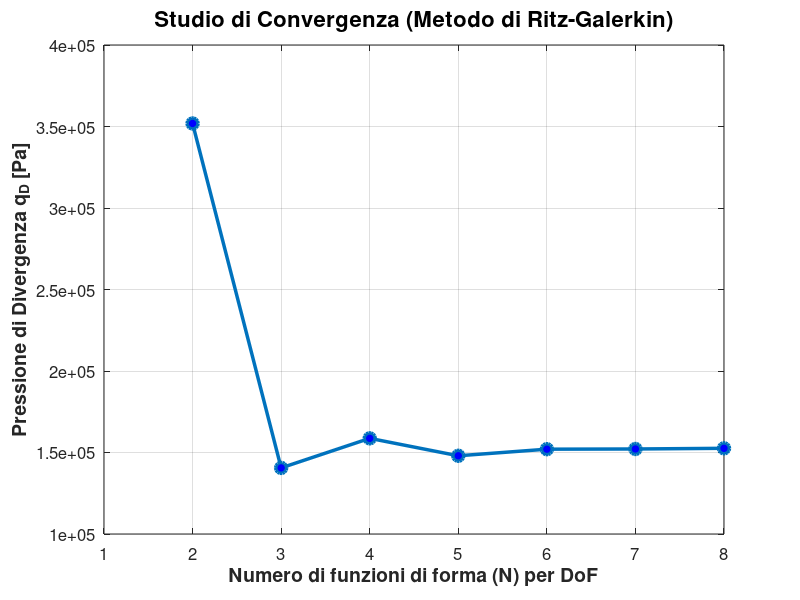

Here is the MATLAB script that generated this plot:
% =========================================================================
% Assignment 1 - Punto 1.e: Studio di Convergenza Ritz-Galerkin
% =========================================================================
clear; clc; close all;

%% 1. Parametri di input (Dati dal problema)
EJ = 1e7;              % [Nm^2] Rigidezza flessionale
GJ = 1e6;              % [Nm^2] Rigidezza torsionale
EA = 1e8;              % [N] Rigidezza assiale puntone
C_Lalpha = 2*pi;       % [-] Pendenza retta portanza
b = 14;                % [m] Apertura alare
c = 1;                 % [m] Corda
e = c/4;               % [m] Distanza AC-EA (Positivo se AC avanti a EA)
gamma = 15 * pi/180;   % [rad] Angolo del puntone
xB = -0.33;                % [m] Posizione della cerniera B (Da adattare se diverso)

% Calcolo rigidezza equivalente del puntone lungo l'asse z
L_strut = (b/2) / cos(gamma);            % Lunghezza fisica del puntone
k_eq_z = (EA / L_strut) * sin(gamma)^2;  % Rigidezza trasversale equivalente

%% 2. Impostazioni dello studio di convergenza
N_max = 8; % Numero massimo di funzioni di forma da testare (per w e per theta)
qD_history = zeros(1, N_max); % Vettore per salvare le pressioni di divergenza
N_values = 1:N_max;

%% 3. Ciclo Iterativo sulle funzioni di forma
for N = N_values
    
    % Inizializzazione delle sottomatrici (N x N)
    K_ww = zeros(N, N); % Rigidezza flessionale
    K_tt = zeros(N, N); % Rigidezza torsionale
    K_wt = zeros(N, N); % Accoppiamento strut
    
    A_wt = zeros(N, N); % Lavoro portanza su flessione
    A_tt = zeros(N, N); % Lavoro momento su torsione
    
    % Riempimento delle sottomatrici
    for i = 1:N
        for j = 1:N
            % Nota sugli integrali: usiamo la coordinata adimensionale eta = y/b
            % L'integrale da 0 a b di (y/b)^A dy equivale a b / (A + 1)
            
            % -- MATRICI STRUTTURALI (Ala Pulita) --
            % K_ww: Integrale( EJ * phi_wi'' * phi_wj'' dy )
            % phi_wi'' = (i+1)*i/b^2 * eta^(i-1)
            pot_ww = (i-1) + (j-1); 
            K_ww(i,j) = EJ * ((i+1)*i/b^2) * ((j+1)*j/b^2) * (b / (pot_ww + 1));
            
            % K_tt: Integrale( GJ * phi_ti' * phi_tj' dy )
            % phi_ti' = i/b * eta^(i-1)
            pot_tt_strut = (i-1) + (j-1);
            K_tt(i,j) = GJ * (i/b) * (j/b) * (b / (pot_tt_strut + 1));
            
            % -- MATRICI AERODINAMICHE --
            % A_wt: Lavoro Portanza su w -> Integrale( c * CLalpha * phi_wj * phi_ti dy )
            pot_wt = (i+1) + j; 
            A_wt(i,j) = c * C_Lalpha * (b / (pot_wt + 1));
            
            % A_tt: Lavoro Momento su theta -> Integrale( c * e * CLalpha * phi_ti * phi_tj dy )
            pot_tt_aero = i + j;
            A_tt(i,j) = c * e * C_Lalpha * (b / (pot_tt_aero + 1));
            
            % -- CONTRIBUTO DEL PUNTONE (Valutato in y = b/2 -> eta = 0.5) --
            phi_wi_b2 = (0.5)^(i+1);
            phi_wj_b2 = (0.5)^(j+1);
            phi_ti_b2 = (0.5)^i;
            phi_tj_b2 = (0.5)^j;
            
            % Aggiunta dei termini discreti del puntone alle matrici
            K_ww(i,j) = K_ww(i,j) + k_eq_z * phi_wi_b2 * phi_wj_b2;
            K_tt(i,j) = K_tt(i,j) + k_eq_z * (xB^2) * phi_ti_b2 * phi_tj_b2;
            
            % Termine di accoppiamento flesso-torsionale (K_wt e K_tw)
            K_wt(i,j) = -k_eq_z * xB * phi_wi_b2 * phi_tj_b2;
        end
    end
    
    % 4. Assemblaggio del Sistema Globale (Matrici 2N x 2N)
    % Ordine dei gradi di libertà: [qw1..qwN, qtheta1..qthetaN]'
    K_global = [K_ww,       K_wt; 
                K_wt',      K_tt];  % La trasposta assicura la simmetria
            
    A_global = [zeros(N,N), A_wt; 
                zeros(N,N), A_tt];
            
    % 5. Risoluzione del Problema agli Autovalori (Divergenza)
    % (K_global - qD * A_global) * {q} = 0
    [V, D] = eig(K_global, A_global);
    autovalori = diag(D);
    
    % Filtra solo gli autovalori fisici (reali e strettamente positivi)
    valori_fisici = autovalori(imag(autovalori) == 0 & real(autovalori) > 0);
    
    if isempty(valori_fisici)
        qD_history(N) = NaN; % Nessuna instabilità trovata
    else
        qD_history(N) = min(valori_fisici); % q_D è il valore critico più basso
    end
end

%% 6. Plot dei Risultati
figure('Color', 'w');
plot(N_values, qD_history, '-o', 'LineWidth', 2.5, 'MarkerSize', 8, 'MarkerFaceColor', 'b');
grid on;
set(gca, 'FontSize', 12);
xlabel('Numero di funzioni di forma (N) per DoF', 'FontSize', 14, 'FontWeight', 'bold');
ylabel('Pressione di Divergenza q_D [Pa]', 'FontSize', 14, 'FontWeight', 'bold');
title('Studio di Convergenza (Metodo di Ritz-Galerkin)', 'FontSize', 16);

% Stampa in console i valori
disp('--- Risultati dello Studio di Convergenza ---');
for i = 1:N_max
    fprintf('N = %d -> q_D = %.2f Pa\n', i, qD_history(i));
end
